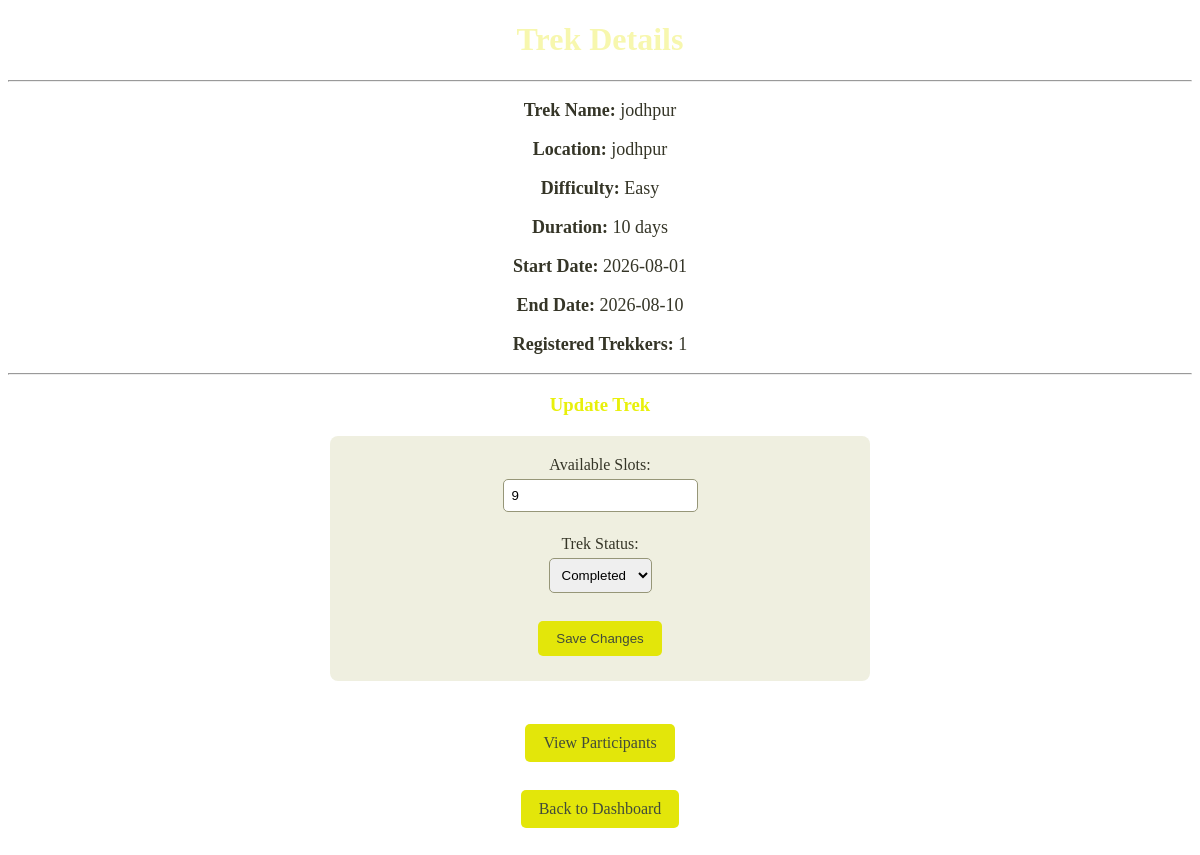
/staff/treks/1 (signed in), run on the app's committed database.
### models.py (models this page shows)
class Trek(db.Model):
    __tablename__="treks"
    id=db.Column(db.Integer,primary_key=True)
    trek_name=db.Column(db.String(150),nullable=False)
    location=db.Column(db.String(100),nullable=False)
    difficulty=db.Column(db.String(20),nullable=False)
    duration=db.Column(db.Integer,nullable=False)
    available_slots=db.Column(db.Integer,nullable=False)
    start_date=db.Column(db.Date)
    end_date=db.Column(db.Date)
    status=db.Column(db.String(20),default="Pending")
    assigned_staff_id=db.Column(db.Integer,db.ForeignKey("trek_staff.id"),nullable=True)
    bookings=db.relationship("Booking",backref="trek")

### app.py (the view)
@app.route("/staff/treks/<int:trek_id>", methods=["GET", "POST"])
def staff_trek_detail(trek_id):
    if "user_id" not in session or session["role"] != "staff":
        return redirect(url_for("home"))
    staff = TrekStaff.query.filter_by(
        user_id=session["user_id"]
    ).first()
    if not staff:
        return redirect(url_for("home"))
    trek = Trek.query.get_or_404(trek_id)
    if trek.assigned_staff_id != staff.id:
        flash("This trek is not assigned to you.")
        return redirect(url_for("staff_dashboard"))
    booked_count = Booking.query.filter_by(
        trek_id=trek.id,
        booking_status="Booked"
    ).count()
    if request.method == "POST":
        trek.available_slots = request.form["available_slots"]
        trek.status = request.form["status"]
        db.session.commit()
        flash("Trek updated successfully.")
        return redirect(url_for("staff_trek_detail", trek_id=trek.id))
    return render_template(
        "staff/trek_detail.html",
        trek=trek,
        booked_count=booked_count
    )

### templates/staff/trek_detail.html (shortened to what this page needs)
<!DOCTYPE html>
<html>
<head>
</head>
<body>
    <h1>Trek Details</h1>
    <hr>
    <p>
        <b>Trek Name:</b>
        {{ trek.trek_name }}
    </p>
    <p>
        <b>Location:</b>
        {{ trek.location }}
    </p>
    <p>
        <b>Difficulty:</b>
        {{ trek.difficulty }}
    </p>
    <p>
        <b>Duration:</b>
        {{ trek.duration }} days
    </p>
    <p>
        <b>Start Date:</b>
        {{ trek.start_date }}
    </p>
    <p>
        <b>End Date:</b>
        {{ trek.end_date }}
    </p>
    <p>
        <b>Registered Trekkers:</b>
        {{ booked_count }}
    </p>
    <hr>
    <h3>Update Trek</h3>
    <form method="POST">
        <label>Available Slots:</label>
        <br>
        <input type="number" name="available_slots" value="{{ trek.available_slots }}" min="0" required>
        <br><br>
        <label>Trek Status:</label>
        <br>
        <select name="status">
            <option value="Completed" {% if trek.status=="Completed" %}selected{% endif %}>
                Completed
            </option>
        </select>
        <br><br>
        <button type="submit">Save Changes</button>
    </form>
    <br>
    <a href="{{ url_for('staff_trek_participants', trek_id=trek.id) }}">
        View Participants
    </a>
    <br><br>
    <a href="{{ url_for('staff_dashboard') }}">
        Back to Dashboard
    </a>
</body>
</html>

### templates/staff/trek_detail.html (style rules this page uses)
body { text-align: center; color: rgb(244, 244, 201); background: url('https://images.unsplash.com/photo-1470071459604-3b5ec3a7fe05?auto=format&fit=crop&w=1920&q=80') center/cover fixed; margin-bottom: 30px; }
h1 { color: rgb(247, 247, 174); }
h3 { color: rgb(232, 240, 11); }
p { font-size: 18px; color: rgb(53, 53, 39); }
form { width: 500px; margin: 20px auto; padding: 20px; background: rgb(231, 231, 208, 0.65); border-radius: 8px; }
label { color: rgb(53, 53, 39); }
input, select { padding: 8px; margin: 5px; border: 1px solid rgb(150, 150, 120); border-radius: 5px; }
button { padding: 10px 18px; margin: 5px; border: none; border-radius: 5px; color: rgb(66, 76, 58); background: rgb(227, 230, 10); }
a { display: inline-block; padding: 10px 18px; margin: 5px; color: rgb(66, 76, 58); text-decoration: none; border-radius: 5px; background: rgb(227, 230, 10); }

### data on the page
Trek: trek_name "jodhpur", location "jodhpur", difficulty "Easy", duration "10", start_date "2026-08-01", end_date "2026-08-10", available_slots "9", status "Completed"

### other printed values
{{ booked_count }} "1"
